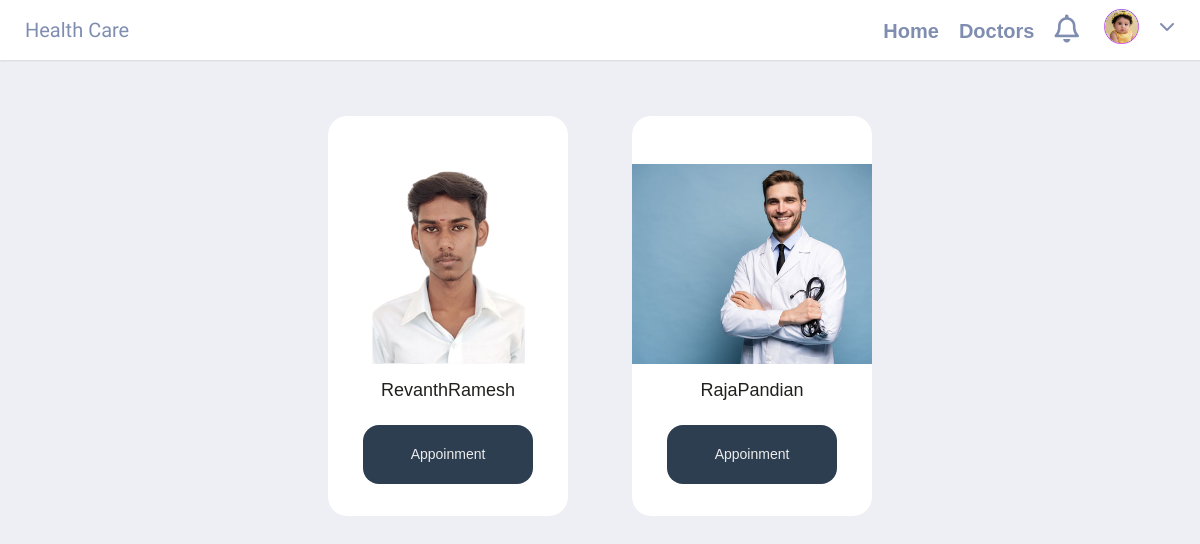
The page /doctor-profile/ (signed in) on the database its author committed.
### users/models.py (models this page shows)
class User(AbstractUser):
    email = models.EmailField(unique=True)
    is_doctor = models.BooleanField(default=False)
    is_patient = models.BooleanField(default=False)

class Patient(models.Model):
    user = models.OneToOneField(User, on_delete=models.CASCADE, primary_key=True, related_name='patient')
    first_name = models.CharField(max_length=50)
    last_name = models.CharField(max_length=50)
    profile = models.ImageField(upload_to="profile/patient/")
    address = models.TextField()

class Doctor(models.Model):
    user = models.OneToOneField(User, on_delete=models.CASCADE, primary_key=True, related_name='doctor')
    first_name = models.CharField(max_length=50)
    last_name = models.CharField(max_length=50)
    profile = models.ImageField(upload_to="profile/doctor/")
    address = models.TextField()

### users/views.py (the view)
# urls.py: path("doctor-profile/", views.doctor_profile , name="doctor-profile"),
@login_required
@patient_required
def doctor_profile(request):
    doctors = User.objects.filter(is_doctor = True)
    return render(request, 'users/doctors_details.html', {'doctor':doctors} )

### templates/users/doctors_details.html (shortened to what this page needs)
<!DOCTYPE html>
<html>
<head>
  {% load static %}
  <link href="https://cdn.jsdelivr.net/npm/bootstrap@5.2.0-beta1/dist/css/bootstrap.min.css" rel="stylesheet">
  <link rel="stylesheet" href="https://cdnjs.cloudflare.com/ajax/libs/font-awesome/4.7.0/css/font-awesome.min.css">
  <link rel="stylesheet" href="{% static 'css/doctor-card.css' %}">
  <link rel="stylesheet" href="{% static 'css/style.css' %}">
</head>
<body>
<header>
  <div class="wrapper">
    <div class="navbar">
      <div class="navbar_left">
        <div class="logo">
          <a href="#">Health Care</a>
        </div>
      </div>
      <div class="navbar_right">
          <li class="nav-item">
              <a class="nav-link" href="{% url 'patient-page' %}">Home</a>
            </li>
            <li class="nav-item">
              <a class="nav-link" href="">Doctors</a>
            </li>
        <div class="notifications">
          <div class="icon_wrap"><a href="{% url 'confirmed-appointment' %}" class="far fa-bell"></a></div>
        </div>
        <div class="profile">
          <div class="icon_wrap">
            <img src="{{user.patient.profile.url}}" alt="profile_pic">
            <i class="fas fa-chevron-down"></i>
          </div>
        </div>
      </div>
    </div>
  </header>
<br>
  <section class="products">
		{% if doctor %}
		<div class="all-products">
     {% for obj in doctor %}
			<div class="product">
				<img src="{{ obj.doctor.profile.url}}">
				<div class="product-info">
					<h4 class="product-title">{{ obj.first_name}}{{ obj.last_name}}</h4>
				<a class="product-btn" href="{{obj.username}}/">Appoinment</a>
				</div>
			</div>
    {% endfor %}
    {% else %}
    <h3 style="text-align:center;">No Doctors Available</h3>
    {% endif %}
</section>
</body>
</html>

### static/css/doctor-card.css (style rules this page uses)
* { margin: 0; padding: 0; box-sizing: border-box; }
body { font-family: 'Merriweather Sans', sans-serif; background: #2c3e50; color: #ececec; }
.all-products { display: flex; align-items: center; justify-content: center; flex-wrap: wrap; }
.product { overflow: hidden; background: #ffffff; color: #21201e; text-align: center; width: 240px; height: 400px; padding: 2rem; display: flex; flex-direction: column; align-items: center; justify-content: center; border-radius: 1.2rem; margin: 2rem; }
.product .product-title, .product .product-price { font-size: 18px; }
.product img { height: 200px; margin: 1rem; transition: all 0.3s; }
.product a:link, .product a:visited { color: #ececec; display: inline-block; text-decoration: none; background-color: #2c3e50; padding: 1.2rem 3rem; border-radius: 1rem; margin-top: 1rem; font-size: 14px; transition: all 0.2s; }

### static/css/style.css (style rules this page uses)
* { margin: 0; padding: 0; text-decoration: none; list-style: none; box-sizing: border-box; font-family: 'Montserrat'; }
body { background: #dfecff; color: #7f8db0; }
a { color: #7f8db0; text-decoration: none; }
.wrapper { width: 100%; height: 100%; }
.navbar { background: #fff; width: 100%; height: 60px; padding: 0 25px; display: flex; justify-content: space-between; align-items: center; box-shadow: 0 1px 2px rgba(0,0,0,0.1); }
.navbar .navbar_left .logo a { font-family: 'Trade Winds'; font-size: 20px; }
.navbar .navbar_right { display: flex; }
.navbar .navbar_right img { width: 35px; }
.navbar .navbar_right .icon_wrap { cursor: pointer; }
.navbar .navbar_right .notifications { margin-right: 25px; }
.navbar .navbar_right .notifications .icon_wrap { font-size: 28px; }
.navbar .navbar_right .profile, .navbar .navbar_right .notifications { position: relative; }
.navbar .navbar_right .profile .icon_wrap { display: flex; align-items: center; }
.nav-link { font-size: 20px; font-weight: bold; }
.nav-item { padding-top: 7px; padding-right: 20px; }
* { margin: 0; padding: 0; box-sizing: border-box; font-family: 'Noto Sans JP', sans-serif; }
body { background: #eeeff4; }

### rows shown on the page
User: patient.profile (picture)
User: doctor.profile (picture), first_name "Revanth", last_name "Ramesh"
User: doctor.profile (picture), first_name "Raja", last_name "Pandian"
